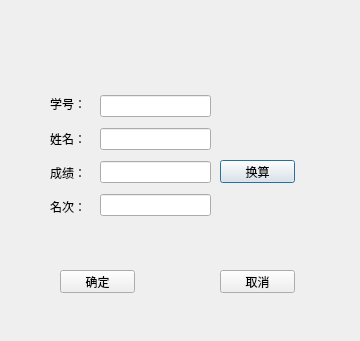
<?xml version="1.0" encoding="UTF-8"?>
<ui version="4.0">
 <class>addDialog</class>
 <widget class="QDialog" name="addDialog">
  <property name="geometry">
   <rect>
    <x>0</x>
    <y>0</y>
    <width>360</width>
    <height>341</height>
   </rect>
  </property>
  <property name="windowTitle">
   <string>Dialog</string>
  </property>
  <widget class="QWidget" name="verticalLayoutWidget_2">
   <property name="geometry">
    <rect>
     <x>50</x>
     <y>90</y>
     <width>38</width>
     <height>131</height>
    </rect>
   </property>
   <layout class="QVBoxLayout" name="verticalLayout_2">
    <item>
     <widget class="QLabel" name="label">
      <property name="autoFillBackground">
       <bool>false</bool>
      </property>
      <property name="text">
       <string>学号：</string>
      </property>
     </widget>
    </item>
    <item>
     <widget class="QLabel" name="label_2">
      <property name="text">
       <string>姓名：</string>
      </property>
     </widget>
    </item>
    <item>
     <widget class="QLabel" name="label_3">
      <property name="text">
       <string>成绩：</string>
      </property>
     </widget>
    </item>
    <item>
     <widget class="QLabel" name="label_4">
      <property name="text">
       <string>名次：</string>
      </property>
     </widget>
    </item>
   </layout>
  </widget>
  <widget class="QWidget" name="verticalLayoutWidget">
   <property name="geometry">
    <rect>
     <x>100</x>
     <y>90</y>
     <width>111</width>
     <height>131</height>
    </rect>
   </property>
   <layout class="QVBoxLayout" name="verticalLayout">
    <item>
     <widget class="QLineEdit" name="idlineEdit"/>
    </item>
    <item>
     <widget class="QLineEdit" name="namelineEdit"/>
    </item>
    <item>
     <widget class="QLineEdit" name="scorelineEdit"/>
    </item>
    <item>
     <widget class="QLineEdit" name="ranklineEdit"/>
    </item>
   </layout>
  </widget>
  <widget class="QPushButton" name="calculatepushButton">
   <property name="geometry">
    <rect>
     <x>220</x>
     <y>160</y>
     <width>75</width>
     <height>23</height>
    </rect>
   </property>
   <property name="text">
    <string>换算</string>
   </property>
  </widget>
  <widget class="QPushButton" name="yesButton">
   <property name="geometry">
    <rect>
     <x>60</x>
     <y>270</y>
     <width>75</width>
     <height>23</height>
    </rect>
   </property>
   <property name="text">
    <string>确定</string>
   </property>
  </widget>
  <widget class="QPushButton" name="noButton">
   <property name="geometry">
    <rect>
     <x>220</x>
     <y>270</y>
     <width>75</width>
     <height>23</height>
    </rect>
   </property>
   <property name="text">
    <string>取消</string>
   </property>
  </widget>
  <widget class="QLabel" name="umbrellaLabel">
   <property name="geometry">
    <rect>
     <x>220</x>
     <y>0</y>
     <width>141</width>
     <height>111</height>
    </rect>
   </property>
   <property name="text">
    <string/>
   </property>
   <property name="pixmap">
    <pixmap resource="icon.qrc">:/images/umbrella.png</pixmap>
   </property>
   <property name="scaledContents">
    <bool>true</bool>
   </property>
  </widget>
 </widget>
 <tabstops>
  <tabstop>idlineEdit</tabstop>
  <tabstop>namelineEdit</tabstop>
  <tabstop>scorelineEdit</tabstop>
  <tabstop>calculatepushButton</tabstop>
  <tabstop>ranklineEdit</tabstop>
  <tabstop>yesButton</tabstop>
  <tabstop>noButton</tabstop>
 </tabstops>
 <resources>
  <include location="icon.qrc"/>
 </resources>
 <connections>
  <connection>
   <sender>noButton</sender>
   <signal>clicked()</signal>
   <receiver>addDialog</receiver>
   <slot>reject()</slot>
   <hints>
    <hint type="sourcelabel">
     <x>296</x>
     <y>247</y>
    </hint>
    <hint type="destinationlabel">
     <x>303</x>
     <y>195</y>
    </hint>
   </hints>
  </connection>
  <connection>
   <sender>yesButton</sender>
   <signal>clicked()</signal>
   <receiver>addDialog</receiver>
   <slot>accept()</slot>
   <hints>
    <hint type="sourcelabel">
     <x>107</x>
     <y>250</y>
    </hint>
    <hint type="destinationlabel">
     <x>74</x>
     <y>202</y>
    </hint>
   </hints>
  </connection>
 </connections>
</ui>
